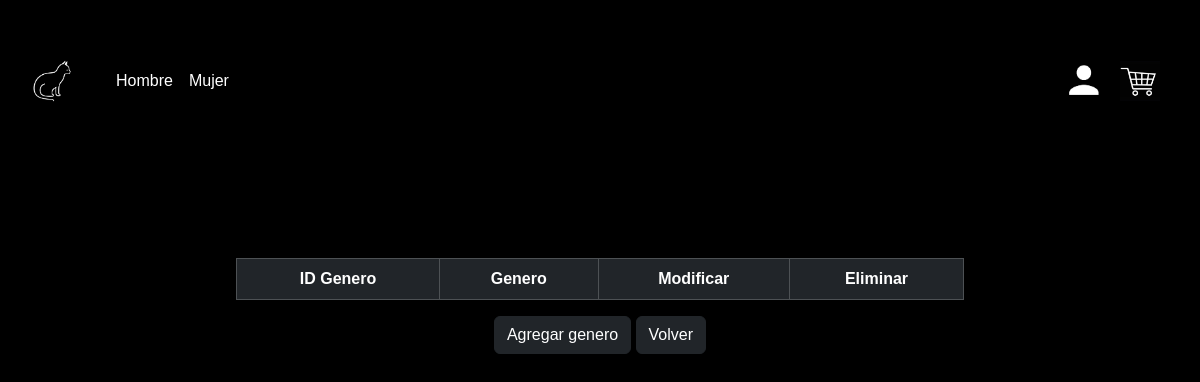
Before: /darkless/crud_genero with the older database file.
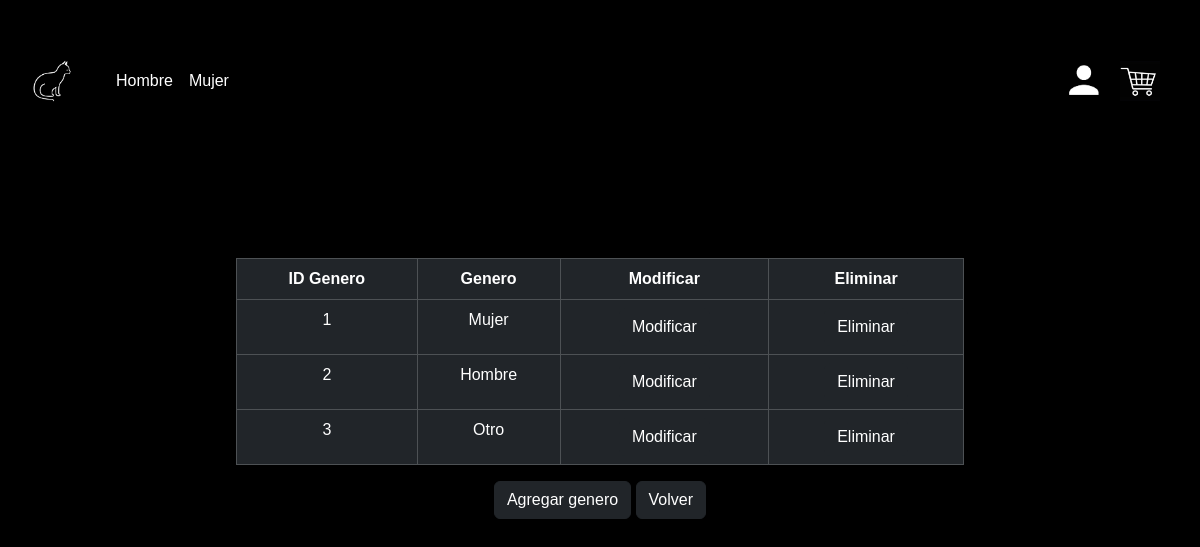
After: the same page with the newer database file.
### Darkless/models.py (models this page shows, shortened)
class Genero(models.Model):
    id_genero = models.AutoField(primary_key=True, db_column="idGenero")
    genero = models.CharField(max_length=25, blank=False, null=False)

### Darkless/views.py (the view)
# urls.py: path("crud_genero", views.crud_genero, name="crud_genero"),
def crud_genero(request):
    generos = Genero.objects.all()
    context={
        "generos":generos,
    }
    return render(request,"pages/crud_genero.html",context)

### Darkless/templates/pages/crud_genero.html (shortened to what this page needs)
<!DOCTYPE html>
<html lang="en">
<head>
    {% load static %}
    <link href="https://cdn.jsdelivr.net/npm/bootstrap@5.3.3/dist/css/bootstrap.min.css" rel="stylesheet">
    <link rel="stylesheet" href="{% static 'css/booscss.css'%}">
</head>
<body class="body">
    {% include 'base/header.html'%}
    <main>
        <div class="container">
            <div class="row">
                <div class="col-md-8 shadow-lg mx-auto text-center p-3">
                    <table class="table table-dark table-hover table-bordered">
                        <thead>
                            <th>ID Genero</th>
                            <th>Genero</th>
                            <th>Modificar</th>
                            <th>Eliminar</th>
                        </thead>
                        <tbody>
                            {% if generos%}
                            {% for tmp in generos%}
                            <tr>
                                <td>{{tmp.id_genero}}</td>
                                <td>{{tmp.genero}}</td>
                                <td><a href="{% url 'genero_edit' pk=tmp.id_genero %}"><button
                                            class="btn btn-dark">Modificar</button></a></td>
                                <td><a href="{% url 'genero_del' pk=tmp.id_genero %}"><button
                                            class="btn btn-dark">Eliminar</button></a></td>
                            </tr>
                            {% endfor%}
                            {% endif%}
                        </tbody>
                    </table>
                    <a href="{% url 'genero_add' %}"><button class="btn btn-dark">Agregar genero</button></a>
                    <a href="{% url 'crud'%}"><button class="btn btn-dark">Volver</button></a>
                </div>
            </div>
        </div>
    </main>
</body>
</html>

### Darkless/templates/base/header.html (shortened to what this page needs)
<header>
  {% load static %}
    <nav class="navbar navbar-expand-lg" >
        <div class="container-fluid">
          <a class="navbar-brand" href="{% url 'index' %}"><img src="{% static 'img/logo.jpg'%}" alt="" width="80"></a>
          <div class="collapse navbar-collapse" id="navbarSupportedContent">
            <ul class="navbar-nav me-auto mb-2 mb-lg-0">
              <li class="nav-item">
                <a class="nav-link " aria-current="page" href="{% url 'hombre' %}" style="color: white;">Hombre</a>
              </li>
              <li class="nav-item">
                <a class="nav-link" href="{% url 'mujer' %}" style="color: white;">Mujer</a>
              </li>
              <li class="nav-item">
                <a class="nav-link disabled" aria-disabled="true"></a>
              </li>
            </ul>
            <nav class="navbar">
              <div class="container">
                <a class="navbar-brand" href="{% url 'login' %}">
                  <img src="{% static 'img/cuenta.jpg'%}" alt="Bootstrap" width="40" height="40">
                </a>
                <a class="navbar-brand" href="{% url 'carro' %}">
                  <img src="{% static 'img/carro.jpg'%}" alt="Bootstrap" width="40" height="40">
                </a>
              </div>
            </nav>
          </div>
        </div>
      </nav>
</header>

### Darkless/static/css/booscss.css (style rules this page uses)
.navbar { background-color: black; margin-bottom: 40px; }
.container { margin-top: 40px; }
.body { background-color: black; }
.row { color: aliceblue; }
body { font-family: sans-serif; margin: 0; padding: 0; }
main { display: flex; justify-content: space-between; margin: 20px; }

Changed rows visible on the page:
added Genero: id_genero "1", genero "Mujer"
added Genero: id_genero "2", genero "Hombre"
added Genero: id_genero "3", genero "Otro"
